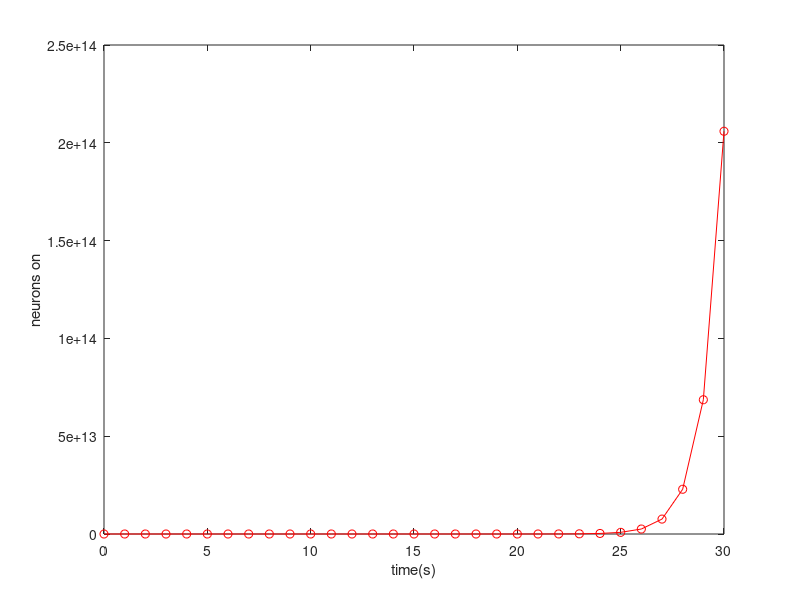

Recreate this plot in MATLAB.
% Exercise 3.2 
tspan = 0:30;
number_on = zeros(length(tspan),1);
number_on(1)  = 1;
for t = 1:length(tspan) - 1
    number_on(t + 1) = 3 * number_on(t);
end
plot(tspan, number_on, 'ro-');
xlabel('time(s)');
ylabel('neurons on');

